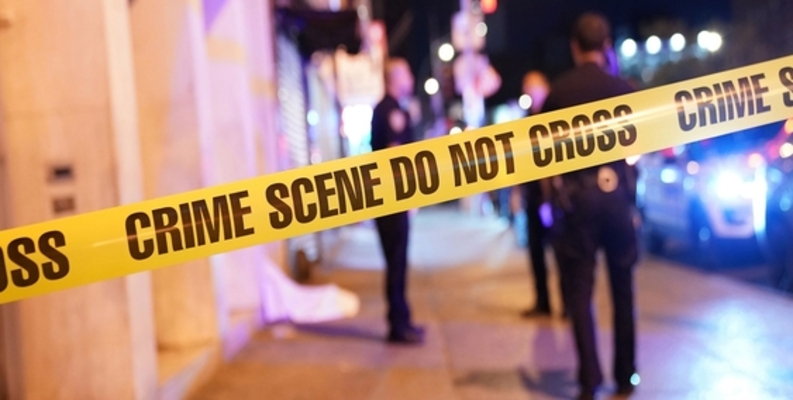
#> input picture Forensic/data/crime_scene.jpg, 793 x 400 px, found by its file name
$ python perspective_rectifier.py
#> lines starting #> are read from the running program, lines starting #| are printed output that depends on the picture; after the words box and inside, x2 and y2 are one past the last pixel; in counts of white or black regions, pixels touching at a corner belong together
# -*- coding: utf-8 -*-
"""Perspective Rectifier.ipynb

Automatically generated by Colab.

Original file is located at
    https://colab.research.google.com/drive/1V_ZQEFD4ZFJKGhW4Qb6CDtiVUc8_9nPB
"""

import cv2
import numpy as np
from google.colab.patches import cv2_imshow

img = cv2.imread('/content/crime_scene.jpg')
#> img is the input picture: shape (400, 793, 3); mean B, G, R 126.3, 134.3, 166.1
rows, cols, ch = img.shape
#> rows = 400; cols = 793; ch = 3
print(rows, cols, ch)
#| 400 793 3

#Define 4 corner points of the tape
pts1 = np.float32([[100,100], [450,50], [100, 400], [400, 350]])

#Landing points
pts2 = np.float32([[0,0], [600,0], [0,200], [400,200]])

#Transformation Matrix
M = cv2.getPerspectiveTransform(pts1, pts2)

#Apply
dst = cv2.warpPerspective(img, M, (500,200))
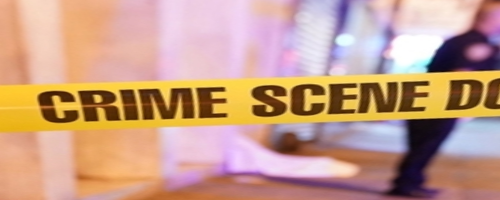
#> dst: shape (200, 500, 3); mean B, G, R 137.7, 157.8, 198.4

cv2_imshow(dst)

hsv = cv2.cvtColor(dst, cv2.COLOR_BGR2HSV)
#> hsv: shape (200, 500, 3); mean H, S, V 68.4, 104.2, 202.3

#Define the range of "Red" in HSV
lower_yllow = np.array([20, 100, 100])
upper_yllow = np.array([30, 255, 255])

#Mask Creation
mask = cv2.inRange(hsv, lower_yllow, upper_yllow)
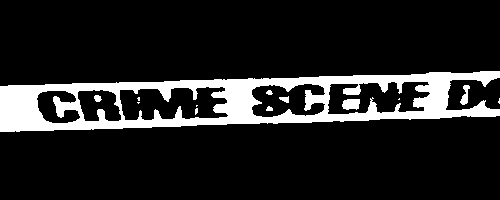
#> mask: shape (200, 500); 13.4% white; 13 white regions (6 under 20 px), largest, box (x1, y1, x2, y2) and area: (0, 71, 500, 132) 12900, (342, 99, 360, 110) 167, (460, 85, 470, 105) 106

#Showing the original color through the mask
result = cv2.bitwise_and(dst, dst, mask=mask)
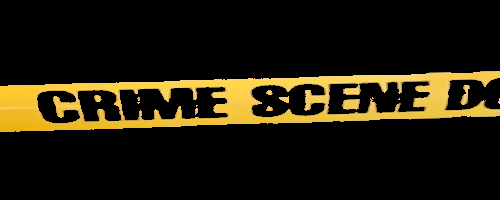
#> result: shape (200, 500, 3); mean B, G, R 9.8, 25.9, 31.7

cv2_imshow(result)
cv2.waitKey(0)
